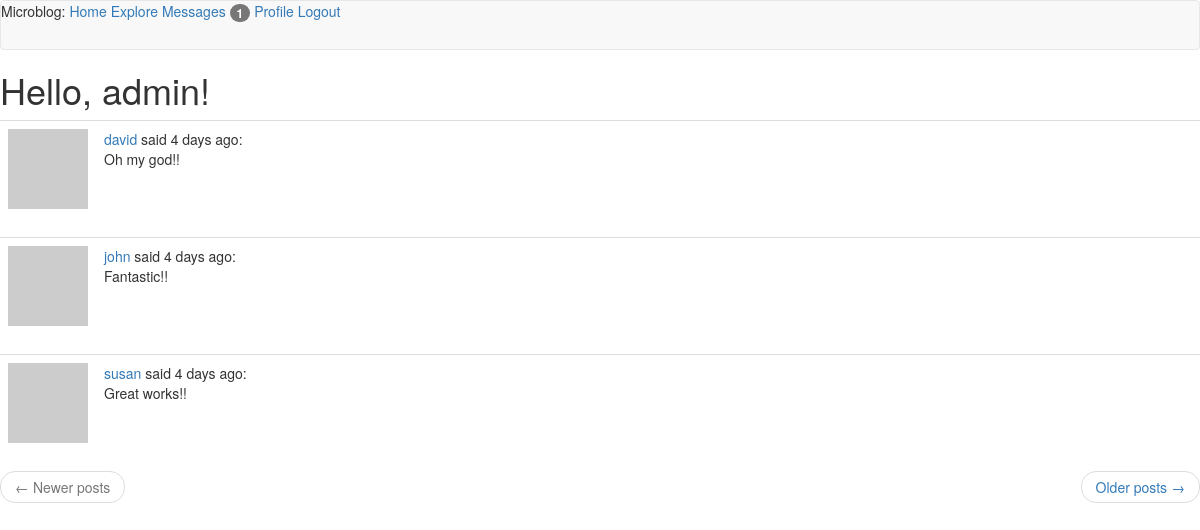
Page /explore (signed in) on the committed database.
### app/models.py (models this page shows, shortened)
class PaginatedAPIMixin(object):
    @staticmethod
    def to_collection_dict(query, page, per_page, endpoint, **kwargs):
        resources = query.paginate(page=page, per_page=per_page, error_out=False)
        data = {
            'items': [item.to_dict() for item in resources.items],
            '_meta': {
                'page': page,
                'per_page': per_page,
                'total_pages': resources.pages,
                'total_items':resources.total
            },
            '_links': {
                'self': url_for(endpoint, page=page, per_page=per_page, **kwargs),
                'next': url_for(endpoint, page=page + 1, per_page=per_page,
                                **kwargs) if resources.has_next else None,
                'prev': url_for(endpoint, page=page - 1, per_page=per_page,
                                **kwargs) if resources.has_prev else None
            }
        }
        return data

class User(PaginatedAPIMixin, UserMixin, db.Model):
    id = db.Column(db.Integer, primary_key=True)
    username = db.Column(db.String(64), index=True, unique=True)
    email = db.Column(db.String(120), index=True, unique=True)
    password_hash = db.Column(db.String(128))
    posts = db.relationship('Post', backref='author', lazy='dynamic')
    about_me = db.Column(db.String(140))
    last_seen = db.Column(db.DateTime, default=datetime.utcnow)
    followed = db.relationship(
        'User', secondary=followers,
        primaryjoin=(followers.c.follower_id == id),
        secondaryjoin=(followers.c.followed_id == id),
        backref=db.backref('followers', lazy='dynamic'), lazy='dynamic',
    )
    messages_sent = db.relationship('Message',
                                    foreign_keys='Message.sender_id',
                                    backref='author', lazy='dynamic')
    messages_received = db.relationship('Message',
                                        foreign_keys='Message.recipient_id',
                                        backref='recipient', lazy='dynamic')
    last_message_read_time = db.Column(db.DateTime)
    notifications = db.relationship('Notification', backref='user',
                                    lazy='dynamic')
    def avatar(self, size):
        digest = md5(self.email.lower().encode('utf-8')).hexdigest()
        return 'https://www.gravatar.com/avatar/{}?d=identicon&s={}'.format(digest, size)
    def new_messages(self):
        last_read_time = self.last_message_read_time or datetime(1900, 1, 1)
        return Message.query.filter_by(recipient=self).filter(
            Message.timestamp > last_read_time).count()

class Post(db.Model):
    id = db.Column(db.Integer, primary_key=True)
    body = db.Column(db.String(140))
    timestamp = db.Column(db.DateTime, index=True, default=datetime.utcnow)
    user_id = db.Column(db.Integer, db.ForeignKey('user.id'))

### app/main/routes.py (the view)
@bp.route('/explore')
@login_required
def explore():
    page = request.args.get('page', 1, type=int)
    posts = Post.query.order_by(Post.timestamp.desc()).paginate(
        page=page, per_page=current_app.config['POSTS_PER_PAGE'], error_out=False
    )
    next_url = url_for('main.explore', page=posts.next_num) \
        if posts.has_next else None
    prev_url = url_for('main.explore', page=posts.prev_num) \
        if posts.has_prev else None
    return render_template('index.html', title='Explore',
                posts=posts.items,
                next_url=next_url, prev_url=prev_url)

### app/main/routes.py (called while the page is built)
@bp.before_request
def before_request():
    if current_user.is_authenticated:
        current_user.last_seen = datetime.utcnow()
        db.session.commit()

### app/models.py (called while the page is built)
@login.user_loader
def load_user(id):
    return User.query.get(int(id))

### app/templates/index.html (shortened to what this page needs)
{% extends 'base.html' %}
{% block content %}
    <h1>Hello, {{ current_user.username }}!</h1>
    {% for post in posts %}
        {% include "_post.html" %}
    {% endfor %}
    <nav aria-label="...">
        <ul class="pager">
            <li class="previous{% if not prev_url %} disabled{% endif %}">
                <a href="{{ prev_url or '#' }}">
                    <span aria-hidden="true">&larr;</span> Newer posts
                </a>
            </li>
            <li class="next{% if not next_url %} disabled{% endif %}">
                <a href="{{ next_url or '#' }}">
                    Older posts <span aria-hidden="true">&rarr;</span>
                </a>
            </li>
        </ul>
    </nav>
{% endblock  %}

### app/templates/_post.html
<table class="table table-hover">
    <tr>
        <td width="70px">
            <a href="{{ url_for('main.user', username=post.author.username) }}">
                <img src="{{ post.author.avatar(70) }}" />
            </a>
        </td>
        <td>
            <a href="{{ url_for('main.user', username=post.author.username) }}">
                {{ post.author.username }}
            </a>
            said {{ moment(post.timestamp).fromNow() }}:
            <br>
            {{ post.body }}
        </td>
    </tr>
</table>

### rows in the picture
User: username "admin"
Post: author.username "david", timestamp "4 days ago", body "Oh my god!!"
Post: author.username "john", timestamp "4 days ago", body "Fantastic!!"
Post: author.username "susan", timestamp "4 days ago", body "Great works!!"

### other values in the picture
{{ 'Messages' }} "Messages"
{{ new_messages }} "1"
